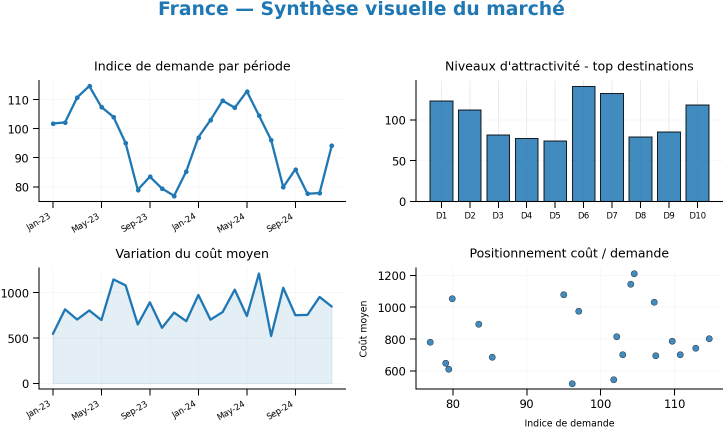
#> input picture rendu_final/images_marche/img_France_market_v2.png, 1445 x 856 px (shown at 1/2 size); its folder holds 4 pictures in this run
$ jupyter execute --allow-errors 01_pipeline_tourisme.ipynb
#> lines starting #> are read from the running program, lines starting #| are printed output that depends on the picture
# Prévision de la demande touristique & recommandation de destinations
**Analyse exploratoire — fiabilisation — GOLD DATA — modélisation**

Workflow respecté : compréhension métier → audit → AED → nettoyage → GOLD DATA → modélisation → recommandation.

> ⚠️ **Constat clé de l'audit** : le fichier `05_cible_recommandation.csv` ne contient **aucune donnée structurée** (texte libre, pas de colonnes exploitables). **Il n'existe donc pas de variable cible de recommandation** : la recommandation est traitée comme un **problème non supervisé** — un score raisonné sous contraintes — et non une prédiction supervisée.

[cell 1]
import json
from pathlib import Path
import numpy as np, pandas as pd
import matplotlib.pyplot as plt
from sklearn.linear_model import LinearRegression
from sklearn.ensemble import RandomForestRegressor
from sklearn.metrics import mean_absolute_error, mean_squared_error, r2_score
from statsmodels.tsa.statespace.sarimax import SARIMAX
from statsmodels.tsa.holtwinters import ExponentialSmoothing
import warnings; warnings.filterwarnings('ignore')

plt.rcParams.update({'figure.figsize':(9,3.2),'axes.grid':True,'grid.alpha':.3,'font.size':9})
DATA_DIR = Path(".")   # placez les 6 fichiers sources dans ce dossier

## 1. Chargement des données

#> (a cell that did not finish here is left out)

## 2. Audit & analyse exploratoire (AED)
On ne suppose jamais qu'une donnée est correcte. Audit structurel source par source.

[cell 3]
# [8 lines left out: function audit, not called in this run]
#> (the rest of this cell did not finish here and is left out)

**Anomalies et incohérences détectées à l'audit**
- `destinations` : `France` et `france` (casse) ; le code `City_X` est **réutilisé entre pays** → la clé est `(pays, destination)`, jamais la destination seule.
- `reviews` : `FRANCE` (casse) ; à vérifier : le `sentiment` est-il cohérent avec le `score` ?
- `facteurs` : séparateur `;`, doublons sur `(pays, destination)`, pays absents du référentiel.
- `campaign` : 8 lignes seulement, `status` suspect, budgets `unknown`/`0`, doublon `France/City_3`.

#> (a cell that did not finish here is left out)

#> (a cell that did not finish here is left out)

#> (a cell that did not finish here is left out)

#> (a cell that did not finish here is left out)

#> (a cell that did not finish here is left out)

### Analyse visuelle des marchés (images fournies)
Six synthèses visuelles par pays (4 panneaux : demande par période, attractivité des top destinations, coût moyen, positionnement coût/demande). Elles sont **exploitées en validation croisée** de l'analyse chiffrée :
- le panneau **demande par période confirme visuellement** la saisonnalité et le momentum calculés sur `02_signaux` ;
- le **nuage coût/demande ne montre aucune relation nette** → conforte le traitement du coût via `value_for_money` (et non comme moteur de demande) ;
- les **niveaux d'attractivité** motivent le poids de l'attractivité dans le score composite.

**Limites documentées** : destinations anonymisées (D1…D10 ≠ City_X), axes non mappables au référentiel, **6 pays sur 8**, non extractibles au pixel. → **support qualitatif**, jamais une source quantitative ni une entrée du modèle.

[cell 9]
# Affichage des synthèses visuelles fournies (validation croisée, PAS une entrée modèle)
import matplotlib.image as mpimg
imgs=sorted((DATA_DIR/'images_marche').glob('img_*_market_v2.png'))
if imgs:
    fig,axes=plt.subplots(2,3,figsize=(13,6.5))
    for ax,fp in zip(axes.ravel(),imgs):
        ax.imshow(mpimg.imread(fp)); ax.axis('off')
        ax.set_title(fp.stem.replace('img_','').replace('_market_v2',''),fontsize=10)
    for ax in axes.ravel()[len(imgs):]: ax.axis('off')
#> this loop made 2 passes
    plt.tight_layout(); plt.show()
#> after `plt.tight_layout()`:
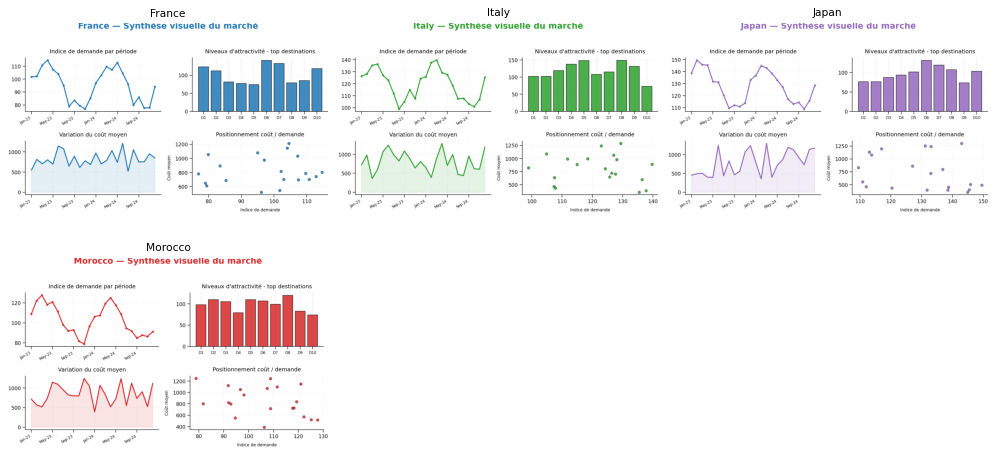
#> figure drawn by matplotlib, 4 panels
print(f'{len(imgs)} synthèses visuelles (6/8 pays). Rôle : validation visuelle de l analyse chiffrée, jamais une source quantitative.')
